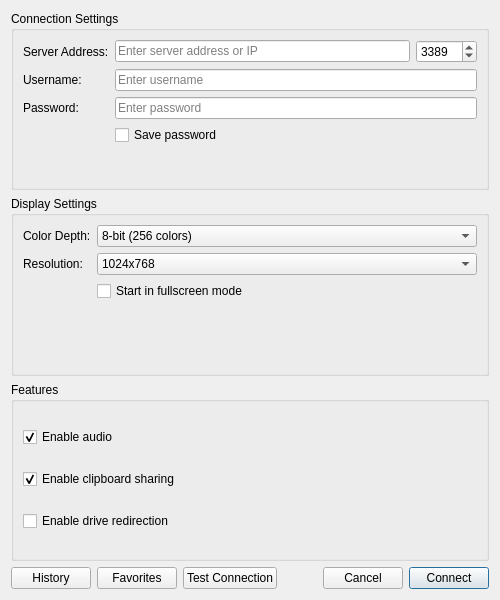
<?xml version="1.0" encoding="UTF-8"?>
<ui version="4.0">
 <class>ConnectionDialog</class>
 <widget class="QDialog" name="ConnectionDialog">
  <property name="geometry">
   <rect>
    <x>0</x>
    <y>0</y>
    <width>500</width>
    <height>600</height>
   </rect>
  </property>
  <property name="windowTitle">
   <string>Connect to RDP Server</string>
  </property>
  <property name="modal">
   <bool>true</bool>
  </property>
  <layout class="QVBoxLayout" name="verticalLayout">
   <item>
    <widget class="QGroupBox" name="groupBoxConnection">
     <property name="title">
      <string>Connection Settings</string>
     </property>
     <layout class="QFormLayout" name="formLayout">
      <item row="0" column="0">
       <widget class="QLabel" name="labelServer">
        <property name="text">
         <string>Server Address:</string>
        </property>
       </widget>
      </item>
      <item row="0" column="1">
       <layout class="QHBoxLayout" name="horizontalLayout">
        <item>
         <widget class="QLineEdit" name="serverEdit">
          <property name="placeholderText">
           <string>Enter server address or IP</string>
          </property>
         </widget>
        </item>
        <item>
         <widget class="QSpinBox" name="portSpinBox">
          <property name="minimum">
           <number>1</number>
          </property>
          <property name="maximum">
           <number>65535</number>
          </property>
          <property name="value">
           <number>3389</number>
          </property>
         </widget>
        </item>
       </layout>
      </item>
      <item row="1" column="0">
       <widget class="QLabel" name="labelUsername">
        <property name="text">
         <string>Username:</string>
        </property>
       </widget>
      </item>
      <item row="1" column="1">
       <widget class="QLineEdit" name="usernameEdit">
        <property name="placeholderText">
         <string>Enter username</string>
        </property>
       </widget>
      </item>
      <item row="2" column="0">
       <widget class="QLabel" name="labelPassword">
        <property name="text">
         <string>Password:</string>
        </property>
       </widget>
      </item>
      <item row="2" column="1">
       <widget class="QLineEdit" name="passwordEdit">
        <property name="echoMode">
         <enum>QLineEdit::Password</enum>
        </property>
        <property name="placeholderText">
         <string>Enter password</string>
        </property>
       </widget>
      </item>
      <item row="3" column="0">
       <widget class="QLabel" name="label">
        <property name="text">
         <string/>
        </property>
       </widget>
      </item>
      <item row="3" column="1">
       <widget class="QCheckBox" name="savePasswordCheckBox">
        <property name="text">
         <string>Save password</string>
        </property>
       </widget>
      </item>
     </layout>
    </widget>
   </item>
   <item>
    <widget class="QGroupBox" name="groupBoxDisplay">
     <property name="title">
      <string>Display Settings</string>
     </property>
     <layout class="QFormLayout" name="formLayout_2">
      <item row="0" column="0">
       <widget class="QLabel" name="labelColorDepth">
        <property name="text">
         <string>Color Depth:</string>
        </property>
       </widget>
      </item>
      <item row="0" column="1">
       <widget class="QComboBox" name="colorDepthComboBox">
        <item>
         <property name="text">
          <string>8-bit (256 colors)</string>
         </property>
        </item>
        <item>
         <property name="text">
          <string>16-bit (High Color)</string>
         </property>
        </item>
        <item>
         <property name="text">
          <string>24-bit (True Color)</string>
         </property>
        </item>
        <item>
         <property name="text">
          <string>32-bit (True Color + Alpha)</string>
         </property>
        </item>
       </widget>
      </item>
      <item row="1" column="0">
       <widget class="QLabel" name="labelResolution">
        <property name="text">
         <string>Resolution:</string>
        </property>
       </widget>
      </item>
      <item row="1" column="1">
       <widget class="QComboBox" name="resolutionComboBox">
        <item>
         <property name="text">
          <string>1024x768</string>
         </property>
        </item>
        <item>
         <property name="text">
          <string>1280x720</string>
         </property>
        </item>
        <item>
         <property name="text">
          <string>1280x1024</string>
         </property>
        </item>
        <item>
         <property name="text">
          <string>1366x768</string>
         </property>
        </item>
        <item>
         <property name="text">
          <string>1440x900</string>
         </property>
        </item>
        <item>
         <property name="text">
          <string>1600x900</string>
         </property>
        </item>
        <item>
         <property name="text">
          <string>1920x1080</string>
         </property>
        </item>
        <item>
         <property name="text">
          <string>Fullscreen</string>
         </property>
        </item>
        <item>
         <property name="text">
          <string>Custom...</string>
         </property>
        </item>
       </widget>
      </item>
      <item row="2" column="0">
       <widget class="QLabel" name="label_2">
        <property name="text">
         <string/>
        </property>
       </widget>
      </item>
      <item row="2" column="1">
       <widget class="QCheckBox" name="fullscreenCheckBox">
        <property name="text">
         <string>Start in fullscreen mode</string>
        </property>
       </widget>
      </item>
     </layout>
    </widget>
   </item>
   <item>
    <widget class="QGroupBox" name="groupBoxFeatures">
     <property name="title">
      <string>Features</string>
     </property>
     <layout class="QVBoxLayout" name="verticalLayout_2">
      <item>
       <widget class="QCheckBox" name="audioCheckBox">
        <property name="text">
         <string>Enable audio</string>
        </property>
        <property name="checked">
         <bool>true</bool>
        </property>
       </widget>
      </item>
      <item>
       <widget class="QCheckBox" name="clipboardCheckBox">
        <property name="text">
         <string>Enable clipboard sharing</string>
        </property>
        <property name="checked">
         <bool>true</bool>
        </property>
       </widget>
      </item>
      <item>
       <widget class="QCheckBox" name="driveRedirectionCheckBox">
        <property name="text">
         <string>Enable drive redirection</string>
        </property>
       </widget>
      </item>
     </layout>
    </widget>
   </item>
   <item>
    <layout class="QHBoxLayout" name="horizontalLayout_2">
     <item>
      <widget class="QPushButton" name="historyButton">
       <property name="text">
        <string>History</string>
       </property>
      </widget>
     </item>
     <item>
      <widget class="QPushButton" name="favoritesButton">
       <property name="text">
        <string>Favorites</string>
       </property>
      </widget>
     </item>
     <item>
      <widget class="QPushButton" name="testButton">
       <property name="text">
        <string>Test Connection</string>
       </property>
      </widget>
     </item>
     <item>
      <spacer name="horizontalSpacer">
       <property name="orientation">
        <enum>Qt::Horizontal</enum>
       </property>
       <property name="sizeHint" stdset="0">
        <size>
         <width>40</width>
         <height>20</height>
        </size>
       </property>
      </spacer>
     </item>
     <item>
      <widget class="QPushButton" name="cancelButton">
       <property name="text">
        <string>Cancel</string>
       </property>
      </widget>
     </item>
     <item>
      <widget class="QPushButton" name="connectButton">
       <property name="text">
        <string>Connect</string>
       </property>
       <property name="default">
        <bool>true</bool>
       </property>
      </widget>
     </item>
    </layout>
   </item>
  </layout>
 </widget>
 <resources/>
 <connections/>
</ui> 
